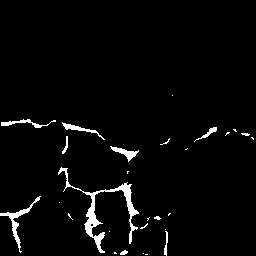
#> input picture data/image_Seg/test/Deepcrack/GAPS384_train_1361_541_641.png, 256 x 256 px, found by its file name; its folder holds only this picture in this run
$ python model_evaluation.py
#> lines starting #> are read from the running program, lines starting #| are printed output that depends on the picture; after the words box and inside, x2 and y2 are one past the last pixel; in counts of white or black regions, pixels touching at a corner belong together
from noise_cancellation.lib import *
def get_iou(y_pred, y_true):
    # y_pred : Segmentation
    # y_true: GT
    A = y_true
    B = y_pred
    intersection = np.logical_and(A, B)
    union = np.logical_or(A, B)
    iou = np.sum(intersection > 0) / np.sum(union > 0)

    return iou


def Accuracy1(GT,seg,beta):
    r = []
    p = []
    F = 0
    #[x,y] = np.argwhere(GT >0)
    GT[np.argwhere(GT >0)] = 1
    GT = np.ndarray.flatten(GT)
    #[x,y] = np.argwhere(seg > 0)
    seg[np.argwhere(seg > 0)] = 1
    seg = np.ndarray.flatten(seg)
    CM = confusion_matrix(GT,seg)
    c = np.shape(CM)
    for i in range(c[1]):
        if (np.sum(CM[i,:]) == 0):
            r.append(0)
        else:
            a = CM[i,i]/(np.sum(CM[i,:]))
            r.append(a)
        if (np.sum(CM[:,i]) == 0):
            p.append(0)
        else:
            p.append(CM[i,i]/(np.sum(CM[:,i])))
    F = (1+beta)*(np.mean(r)*np.mean(p))/(beta*np.mean(p)+np.mean(r))
    return F,np.mean(p),np.mean(r)

def  evaluation_dataset(algos,list_image_in,seg_folder_path,path_GT):
    list_image,list_precision,list_Recall,list_Accuracy,list_F1=[],[],[],[],[]
    avg_list_image,avg_list_precision,avg_list_Recall,avg_list_Accuracy,avg_list_F1=[],[],[],[],[]
    #avg_list_image1,avg_list_precision1,avg_list_Recall1,avg_list_Accuracy1,avg_list_F11=[],[],[],[],[]
    for algo in algos:
        for path in list_image_in:
            name = (os.path.split(path)[-1]).split(".")[0]
            print(name)
            #I = cv2.imread("{}/{}.jpg".format(image_folder_path,name))
            #seg = cv2.imread("{}/{}/{}.png".format('/media/user1/Backup1/Hieu/cvpr/GAPs',list_2[i],name))
            seg = cv2.imread("{}/{}/{}.png".format(seg_folder_path,algo,name))
#> seg is the input picture: shape (256, 256, 3); 3% white; 28 white regions (19 under 20 px), largest, box (x1, y1, x2, y2) and area: (58, 167, 139, 253) 919, (0, 196, 41, 253) 299, (110, 146, 139, 162) 154
            img_gt = cv2.imread("{}/{}.png".format(path_GT,name))
            print("{}/{}/{}.png".format(seg_folder_path,algo,name))
            img_predict = seg
            if len(img_gt.shape) >2:
                img_gt = cv2.cvtColor(img_gt,cv2.COLOR_BGR2GRAY)
            if len(img_predict.shape) >2:
                img_predict = cv2.cvtColor(img_predict,cv2.COLOR_BGR2GRAY)
                seg = cv2.cvtColor(seg,cv2.COLOR_BGR2GRAY)
            img_gt[img_gt>0]=2
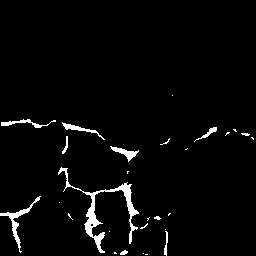
#> img_gt: shape (256, 256); values 0 (black) and 2 (white), 3% white; 28 white regions (19 under 20 px), largest, box (x1, y1, x2, y2) and area: (58, 167, 139, 253) 919, (0, 196, 41, 253) 299, (110, 146, 139, 162) 154
            seg[seg>0]=2
            #img_gt[img_gt==255]=0
            img_predict[img_predict>0]=2
            img_gt=img_gt.reshape(-1)
            img_predict=img_predict.reshape(-1)
            seg=seg.reshape(-1)
            print('-------------------------------------------------')
            # Tính accuracy: (tp + tn) / (p + n)
            f1,precision,recall=Accuracy1(img_gt,img_predict,0.3)
#> in Accuracy1, `CM = confusion_matrix(GT,seg)`: CM = [[63538, 0], [0, 1998]]
#> the loop in Accuracy1, `for i in range(c[1]):` made 2 passes
#> a on passes 1 to 2: 1, 1
#> after the loop in Accuracy1, `for i in range(c[1]):`: p = [1, 1]
#> in Accuracy1, `F = (1+beta)*(np.mean(r)*np.mean(p))/(beta*np.mean(p)+np.mean(r))`: F = 1
#> f1 = 1; precision = 1; recall = 1
            accuracy = accuracy_score(img_gt, img_predict)
#> accuracy = 1
            # [12 lines of commented-out code are left out]
            list_precision.append(precision)
            list_Recall.append(recall)
            list_Accuracy.append(accuracy)
            list_F1.append(f1)

        avg_list_precision.append(sum(list_precision)/len(list_precision))
        avg_list_Recall.append(sum(list_Recall)/len(list_Recall))
        avg_list_Accuracy.append(sum(list_Accuracy)/len(list_Accuracy))
        avg_list_F1.append(sum(list_F1)/len(list_F1))
        print(avg_list_precision,sum(list_precision)/len(list_precision))
#| [1.0] 1.0
        print(avg_list_Recall,sum(list_Recall)/len(list_Recall))
#| [1.0] 1.0
        print(avg_list_F1,sum(list_F1)/len(list_F1))
#| [1.0] 1.0
        #list_precision,list_Recall,list_Accuracy,list_F1
    #data_out_1 = {'name image':image_paths,'precision': list_precision,'Recall': list_Recall, 'Accuracy': list_Accuracy, 'F1': list_F1, }

    #data_out_1 = {'name image':image_paths,'precision': list_precision,'Recall': list_Recall, 'Accuracy': list_Accuracy, 'F1': list_F1, }
    return avg_list_precision,avg_list_Recall,avg_list_Accuracy,avg_list_F1


if __name__ == '__main__':
    algos = ["Deepcrack","EHCNN","FCN","HRNBM0.3","HED","Unet"]
    list_image_in =glob.glob("{}/*.png".format('/media/user1/Backup1/Hieu/NoiseCancellation/data/test/Deepcrack'))
    seg_folder_path ='/media/user1/Backup1/Hieu/cvpr/output_RMR'
    path_GT = '/media/user1/Backup1/Hieu/cvpr/img_resize'
    avg_list_precision,avg_list_Recall,avg_list_Accuracy,avg_list_F1=evaluation_dataset(
        algos,list_image_in,seg_folder_path,path_GT)
    print('-------------------------------------------------')
    date_object = datetime.date.today()
    path_1=''
    try:
        os.makedirs(path_1 +'/_%s_'%(date_object))
        os.makedirs(path_1 +'/_%s_/mean'%(date_object))
    except:
        print('done make folder')
    path_save= path_1  +'_%s_'%(date_object)
    data_out_2 = {'name image':algos,'precision': avg_list_precision,'Recall': avg_list_Recall, 'Accuracy': avg_list_Accuracy, 'F1': avg_list_F1, }
    data_model_2 = pd.DataFrame(data_out_2)
#> (the run stopped early here; a loop or call above may not have finished)
